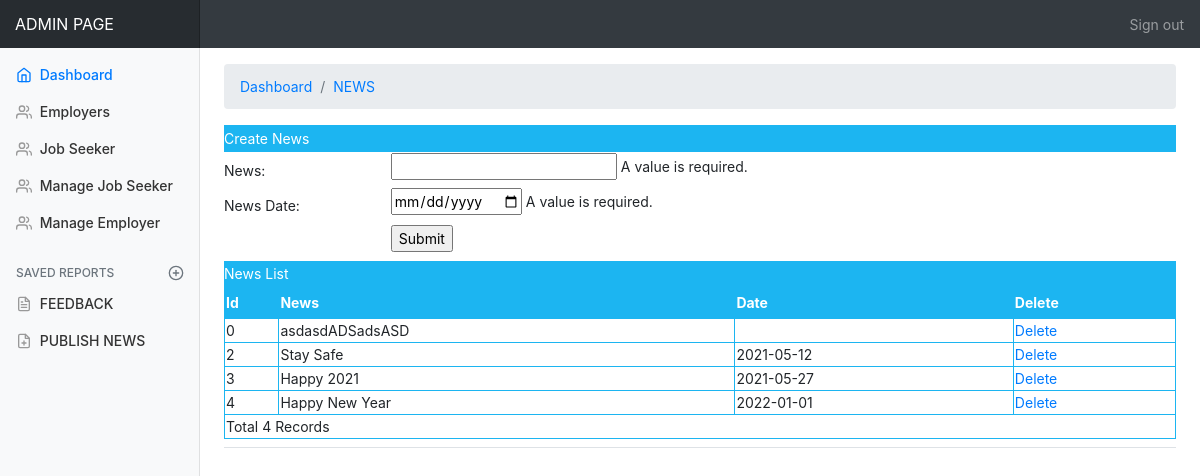
Screenshot of /admin/admin_news.php (signed in) with the database file from the repository.
### tables this page shows
CREATE TABLE `news_master` (
  `NewsId` int(11) NOT NULL,
  `News` varchar(255) NOT NULL,
  `NewsDate` varchar(255) NOT NULL
);

### admin/admin_news.php (the view, shortened to what this page needs)
<!doctype html>
<html lang="en">
  <head>
    <link rel="stylesheet" href="https://maxcdn.bootstrapcdn.com/bootstrap/4.5.2/css/bootstrap.min.css">
    <link href="./css/dashboard.css" rel="stylesheet">
  </head>
  <body>
    <nav class="navbar navbar-dark sticky-top bg-dark flex-md-nowrap p-0">
      <a class="navbar-brand col-sm-3 col-md-2 mr-0" href="#">ADMIN PAGE</a>
      <ul class="navbar-nav px-3">
        <li class="nav-item text-nowrap">
          <a class="nav-link" href="logout.php">Sign out</a>
        </li>
      </ul>
    </nav>
    <div class="container-fluid">
      <div class="row">
        <nav class="col-md-2 d-none d-md-block bg-light sidebar">
          <div class="sidebar-sticky">
            <ul class="nav flex-column">
            <li class="nav-item">
                <a class="nav-link active" href="#">
                  <span data-feather="home"></span>
                  Dashboard <span class="sr-only">(current)</span>
                </a>
              </li>
              <li class="nav-item">
                <a class="nav-link" href="employer.php">
                  <span data-feather="users"></span>
                  Employers
                </a>
              </li>
              <li class="nav-item">
                <a class="nav-link" href="jobseeker.php">
                  <span data-feather="users"></span>
                  Job Seeker
                </a>
              </li>
              <li class="nav-item">
                <a class="nav-link" href="managejobseeker.php">
                  <span data-feather="users"></span>
                   Manage Job Seeker
                </a>
              </li>
              <li class="nav-item">
                <a class="nav-link" href="manageemployer.php">
                  <span data-feather="users"></span>
                  Manage Employer
                </a>
              </li>
            <h6 class="sidebar-heading d-flex justify-content-between align-items-center px-3 mt-4 mb-1 text-muted">
              <span>Saved reports</span>
              <a class="d-flex align-items-center text-muted" href="#">
                <span data-feather="plus-circle"></span>
              </a>
            </h6>
            <ul class="nav flex-column mb-2">
              <li class="nav-item">
                <a class="nav-link" href="feedback.php">
                  <span data-feather="file-text"></span>
                  FEEDBACK
                </a>
              </li>
              <li class="nav-item">
                <a class="nav-link" href="admin_news.php">
                  <span data-feather="file-plus"></span>
                  PUBLISH NEWS
                </a>
              </li>
            </ul>
          </div>
        </nav>
        <main role="main" class="col-md-9 ml-sm-auto col-lg-10 pt-3 px-4">
                <nav aria-label="breadcrumb">
                <ol class="breadcrumb">
                    <li class="breadcrumb-item"><a href="admin_dashboard.php">Dashboard</a></li>
                    <li class="breadcrumb-item"><a href="#">NEWS</a></li>
                </ol>
            </nav>
          <div class="d-flex justify-content-between flex-wrap flex-md-nowrap align-items-center pb-2 mb-3 border-bottom">
            <table width="100%" border="0" cellspacing="0" cellpadding="0">
                        <tr>
                            <td height="27" bgcolor="#1CB5F1"style="color:#fff"><span>Create News</span></td>
                        </tr>
                        <tr>
                            <td height="26">
                                <form id="form1" method="post" action="InsertNews.php">
                                    <table width="100%" height="109" border="0" cellpadding="0" cellspacing="0">
                                        <tr>
                                            <td height="36"><span >News:</span></td>
                                            <td><span id="sprytextfield1">
                              <label>
                              <input type="text" name="txtNews" id="txtNews"/>
                              </label>
                              <span class="textfieldRequiredMsg">A value is required.</span></span></td>
                                        </tr>
                                        <tr>
                                            <td height="35"><span >News Date:</span></td>
                                            <td><span id="sprytextfield2">
                              <label>
                              <input type="date" name="txtDate" id="txtDate"/>
                              </label>
                              <span class="textfieldRequiredMsg">A value is required.</span></span></td>
                                        </tr>
                                        <tr>
                                            <td>&nbsp;</td>
                                            <td><label>
                                                    <input type="submit" name="submit" id="button" value="Submit"/>
                                                </label></td>
                                        </tr>
                                    </table>
                                </form>
                            </td>
                        </tr>
                        <tr>
                            <td height="25" bgcolor="#1CB5F1"style="color:#fff"><span >News List</span></td>
                        </tr>
                        <tr>
                            <td>
                                <table width="100%" border="1" bordercolor="#1CB5F1">
                                    <tr  style="color:#fff">
                                        <th height="32" bgcolor="#1CB5F1">
                                            <div align="left" >Id</div>
                                        </th>
                                        <th bgcolor="#1CB5F1">
                                            <div align="left">News</div>
                                        </th>
                                        <th bgcolor="#1CB5F1">
                                            <div align="left">Date</div>
                                        </th>
                                        <th bgcolor="#1CB5F1">
                                            <div align="left">Delete</div>
                                        </th>
                                    </tr>
                                    <?php
                                     include "connection/db.php";
                                    $sql = "select * from news_master";
                                    $result = mysqli_query($conn,$sql);
                                    while ($row = mysqli_fetch_array($result)) {
                                        $Id = $row['NewsId'];
                                        $News = $row['News'];
                                        $NewsDate = $row['NewsDate'];
                                        ?>
                                        <tr>
                                            <td>
                                                <div align="left" class="style11 style7 style8"><?php echo $Id; ?></div>
                                            </td>
                                            <td>
                                                <div align="left"
                                                     class="style11 style7 style8"><?php echo $News; ?></div>
                                            </td>
                                            <td>
                                                <div align="left"
                                                     class="style11 style7 style8"><?php echo $NewsDate; ?></div>
                                            </td>
                                            <td>
                                                <div align="left" class="style11 style7 style8"><a
                                                        href="DeleteNews.php?NewsId=<?php echo $Id; ?>">Delete</a></div>
                                            </td>
                                        </tr>
                                        <?php
                                    }
                                    $records = mysqli_num_rows($result);
                                    ?>
                                    <tr>
                                        <td colspan="5">
                                            <div align="left"
                                                 class="style11 style7 style8"><?php echo "Total " . $records . " Records"; ?> </div>
                                        </td>
                                    </tr>
                                </table>
          </div>
        </main>
      </div>
    </div>
  </body>
</html>

### admin/css/dashboard.css (style rules this page uses)
body { font-size: .875rem; }
.feather { width: 16px; height: 16px; vertical-align: text-bottom; }
.sidebar { position: fixed; top: 0; bottom: 0; left: 0; z-index: 100; padding: 0; box-shadow: inset -1px 0 0 rgba(0, 0, 0, .1); }
.sidebar-sticky { position: -webkit-sticky; position: sticky; top: 48px; height: calc(100vh - 48px); padding-top: .5rem; overflow-x: hidden; overflow-y: auto; }
.sidebar .nav-link { font-weight: 500; color: #333; }
.sidebar .nav-link .feather { margin-right: 4px; color: #999; }
.sidebar .nav-link.active { color: #007bff; }
.sidebar .nav-link:hover .feather, .sidebar .nav-link.active .feather { color: inherit; }
.sidebar-heading { font-size: .75rem; text-transform: uppercase; }
.navbar-brand { padding-top: .75rem; padding-bottom: .75rem; font-size: 1rem; background-color: rgba(0, 0, 0, .25); box-shadow: inset -1px 0 0 rgba(0, 0, 0, .25); }
.border-bottom { border-bottom: 1px solid #e5e5e5; }

### rows the page displays
news_master: NewsId "0", News "asdasdADSadsASD"
news_master: NewsId "2", News "Stay Safe", NewsDate "2021-05-12"
news_master: NewsId "3", News "Happy 2021", NewsDate "2021-05-27"
news_master: NewsId "4", News "Happy New Year", NewsDate "2022-01-01"

### other values shown
$records "4"
